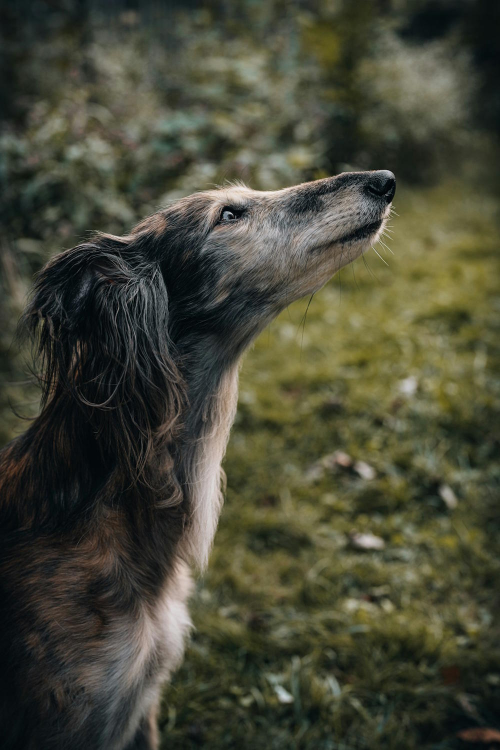
#> input picture Assignments/assignment4/ImageProcess/imgs/jackie_big.jpg, 1000 x 1500 px, found by its file name (shown at 1/2 size)
$ python 5_b_cropping.py
#> lines starting #> are read from the running program, lines starting #| are printed output that depends on the picture
#!/usr/bin/python

# Import necessary modules
import os
import cv2
import sys

# Read the image
image_path = os.path.join('.', 'imgs', 'jackie_big.jpg')
img = cv2.imread (image_path)
#> img is the input picture: shape (1500, 1000, 3); mean B, G, R 55, 71.7, 70.6

if img is None:
    sys.exit("Could not read the image.")

# check for errors
if img is None:
    sys.exit("Could not read the image.")

# Printing the shape of the image (height, width, channels)
print(img.shape)
#| (1500, 1000, 3)

# Displaying the image
cv2.imshow('image', img)

# image is just a numpy array. So, to crop it we can just use slicing techniques
cropped_img = img[600:1050, 150:1250]
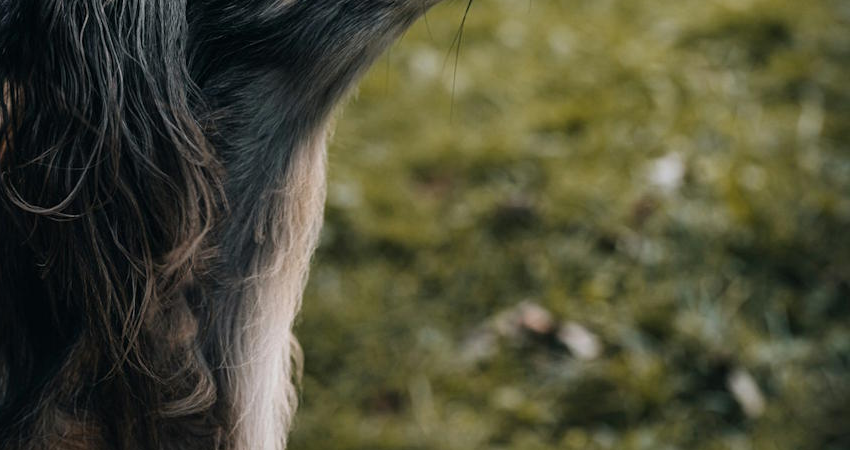
#> cropped_img: shape (450, 850, 3); mean B, G, R 53.5, 76.7, 76.8
cv2.imshow('cropped image', cropped_img)
print(cropped_img.shape)
#| (450, 850, 3)

cv2.waitKey (0)
cv2.destroyAllWindows()
